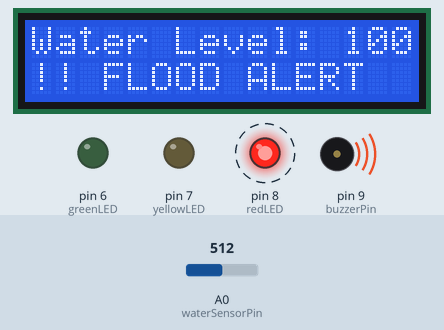
Simulated run of this sketch. Board: Arduino Uno, built with avr-gcc and run on an emulated ATmega328P. Parts: 16×2 character LCD, output pins drawn as LEDs (lit = HIGH), buzzer (waves = sounding). Dashed ring = blinking. Inputs (shaded band) come from the test bench; at power-on: A0 (waterSensorPin) = 512.

Above: at 3.2 s.
3.3 s: A0 (waterSensorPin) set to 300
At 5.0 s:
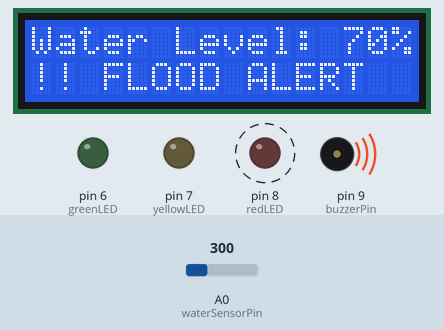
6.3 s: A0 (waterSensorPin) set to 265
At 7.6 s:
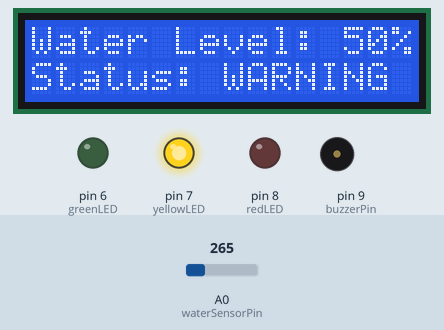
9.3 s: A0 (waterSensorPin) set to 232
At 10.8 s:
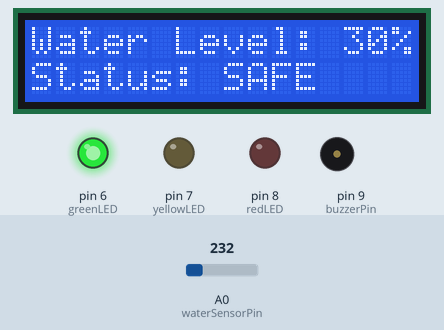
11.1 s: A0 (waterSensorPin) set to 204
At 11.7 s:
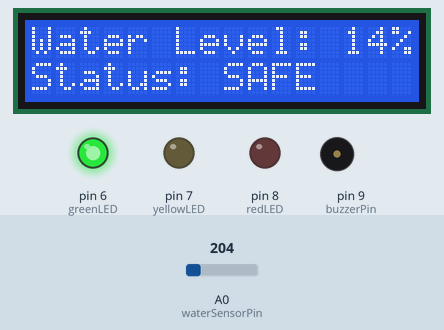
12.9 s: A0 (waterSensorPin) set to 190
At 13.7 s:
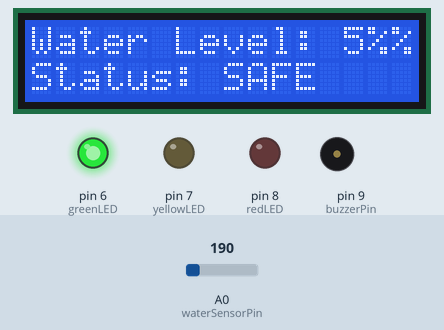
14.7 s: A0 (waterSensorPin) set to 511
At 15.9 s:
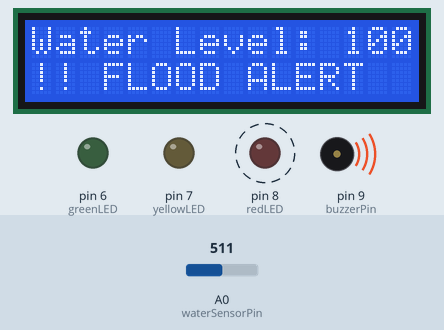
Timing chart, 0 to 18.7 s (numbered marks = the images above; inputs shaded):
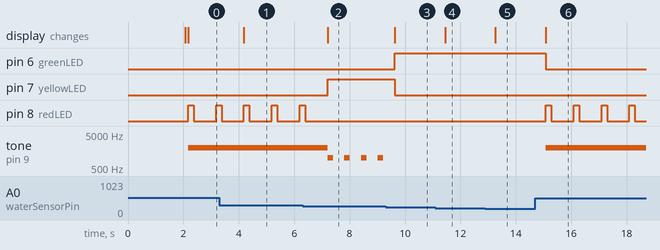

The sketch:

floodAlertSystem.ino
```cpp
#include <LiquidCrystal.h>

// LCD pins: RS, E, D4, D5, D6, D7
LiquidCrystal lcd(12, 11, 5, 4, 3, 2);

// Pins
const int waterSensorPin = A0;
const int buzzerPin = 9;
const int redLED = 8;
const int yellowLED = 7;
const int greenLED = 6;

// 🔧 CALIBRATION VALUES (CHANGE THESE!)
const int DRY_VALUE = 180;   // value when sensor is dry
const int WET_VALUE = 350;   // value when fully submerged

// Alert thresholds (%)
const int SAFE_LEVEL = 40;
const int WARNING_LEVEL = 60;

void setup() {
  pinMode(buzzerPin, OUTPUT);
  pinMode(redLED, OUTPUT);
  pinMode(yellowLED, OUTPUT);
  pinMode(greenLED, OUTPUT);

  lcd.begin(16, 2);
  lcd.print("Flood Alert Sys");
  delay(2000);
  lcd.clear();
}

void loop() {
  int rawValue = readWaterLevel();

  int percent = map(rawValue, DRY_VALUE, WET_VALUE, 0, 100);
  percent = constrain(percent, 0, 100);

  // LCD line 1
  lcd.setCursor(0, 0);
  lcd.print("Water Level:   ");
  lcd.setCursor(13, 0);
  lcd.print(percent);
  lcd.print("%");

  // Decide state
  if (percent < SAFE_LEVEL) {
    safeMode();
  }
  else if (percent < WARNING_LEVEL) {
    warningMode();
  }
  else {
    floodMode();
  }

  delay(500);
}

// -------- MODES --------

void safeMode() {
  lcd.setCursor(0, 1);
  lcd.print("Status: SAFE   ");
  digitalWrite(greenLED, HIGH);
  digitalWrite(yellowLED, LOW);
  digitalWrite(redLED, LOW);
  noTone(buzzerPin);
}

void warningMode() {
  lcd.setCursor(0, 1);
  lcd.print("Status: WARNING");
  digitalWrite(greenLED, LOW);
  digitalWrite(yellowLED, HIGH);
  digitalWrite(redLED, LOW);
  tone(buzzerPin, 1000, 200);
}

void floodMode() {
  lcd.setCursor(0, 1);
  lcd.print("!! FLOOD ALERT ");
  digitalWrite(greenLED, LOW);
  digitalWrite(yellowLED, LOW);

  digitalWrite(redLED, HIGH);
  tone(buzzerPin, 2000);
  delay(200);
  digitalWrite(redLED, LOW);
  delay(200);
}

// -------- SENSOR AVERAGING --------

int readWaterLevel() {
  int sum = 0;
  for (int i = 0; i < 10; i++) {
    sum += analogRead(waterSensorPin);
    delay(10);
  }
  return sum / 10;
}
```

Measured:
- the behaviour switches between 282 and 281 on A0 (waterSensorPin) (found by bisection; images 1 and 2)
- the behaviour switches between 248 and 247 on A0 (waterSensorPin) (found by bisection; images 2 and 3)
- the behaviour switches between 197 and 196 on A0 (waterSensorPin) (found by bisection; images 4 and 5)
- after the input at 3.3 s, the display: changes after 0.89 s (image 1)
- after the input at 6.3 s, pin 7 (yellowLED): LOW → HIGH after 0.90 s; pin 8 (redLED): goes on until 6.4 s, then stays LOW; tone on pin 9 (buzzerPin): alternates 1000 Hz for 0.20 s and silent for 0.41 s, starting after 0.90 s; the display: changes after 0.90 s (image 2)
- after the input at 9.3 s, pin 6 (greenLED): LOW → HIGH after 0.33 s; pin 7 (yellowLED): HIGH → LOW after 0.33 s; tone on pin 9 (buzzerPin): stops changing and stays silent; the display: changes after 0.33 s (image 3)
- after the input at 11.1 s, the display: changes after 0.35 s (image 4)
- after the input at 12.9 s, the display: changes after 0.36 s (image 5)
- after the input at 14.7 s, pin 6 (greenLED): HIGH → LOW after 0.38 s; pin 8 (redLED): alternates HIGH for 0.20 s and LOW for 0.81 s, starting after 0.38 s; tone on pin 9 (buzzerPin): silent → 2000 Hz after 0.38 s; the display: changes after 0.38 s (image 6)
